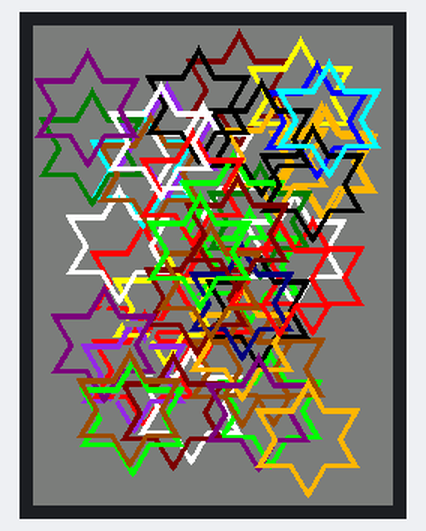
Bench run of a sketch on a simulated ESP32. Shown: 240×320 colour display. Random numbers use the default seed unless the sketch sets one.

Above: at 0.4 s.
At 11.22 s:
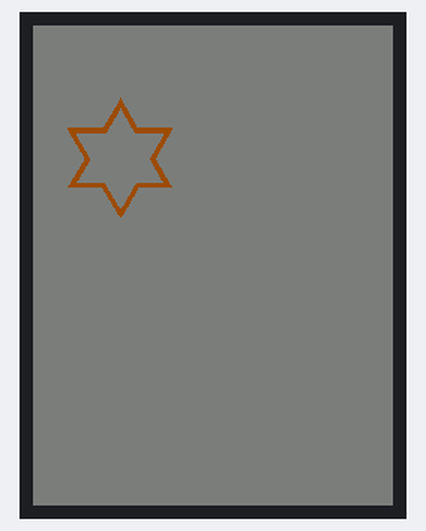
At 16.67 s:
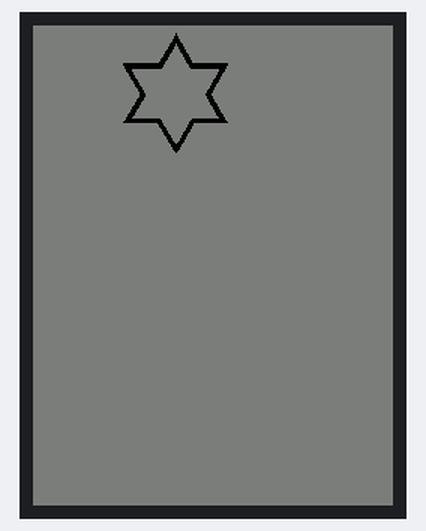
At 22.11 s:
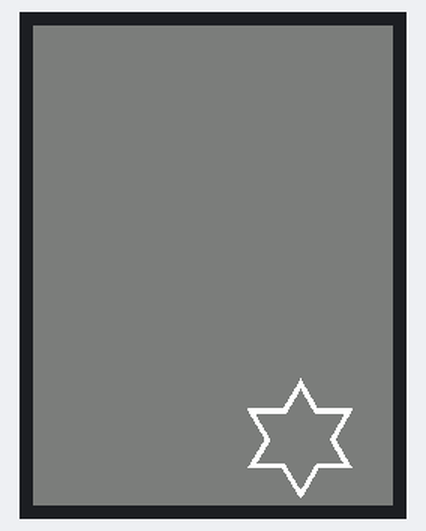
At 27.59 s:
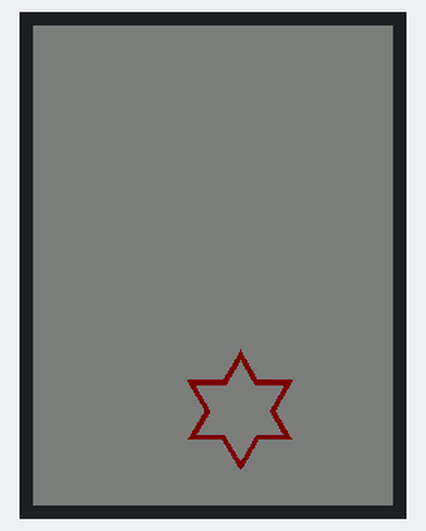
At 38.59 s:
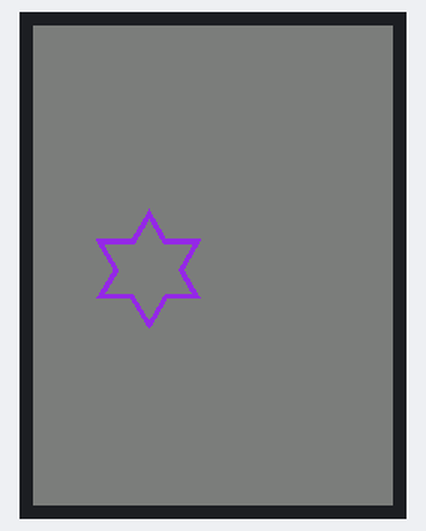

The sketch:

Transparent_Sprite_Demo_4bit.ino
```cpp
/*
  Sketch to show creation of a 4 bit sprite with a transparent
  background, then plot it on the TFT. The palette setup and
  palette update functions are also shown in this example.

  Example for library:
  https://github.com/Bodmer/TFT_eSPI

  A Sprite is notionally an invisible graphics screen that is
  kept in the processors RAM. Graphics can be drawn into the
  Sprite just as it can be drawn directly to the screen. Once
  the Sprite is completed it can be plotted onto the screen in
  any position. If there is sufficient RAM then the Sprite can
  be the same size as the screen and used as a frame buffer.

  A 4 bit Sprite occupies (width * height)/2 bytes in RAM.
  For example the "star" 70x80 Sprite uses 2800 bytes.
*/

// This is the default palette for 4 bit colour sprites
// which is built into the library. You can create your
// own palette (use a different array name!). The palette
// is captured and stored in RAM by the Sprite class so a
// copy does not need to be kept in the sketch.

// The default library palette is stored in FLASH and is called:
//   default_4bit_palette
// To edit colours change the default_4bit_palette array name
// at line 32, then edit line 77 to match new name.
// To setup you own palette edit the next line to //*
  /*
  static const uint16_t default_4bit_palette[] PROGMEM = {
    TFT_BLACK,    //  0  ^
    TFT_BROWN,    //  1  |
    TFT_RED,      //  2  |
    TFT_ORANGE,   //  3  |
    TFT_YELLOW,   //  4  Colours 0-9 follow the resistor colour code!
    TFT_GREEN,    //  5  |
    TFT_BLUE,     //  6  |
    TFT_PURPLE,   //  7  |
    TFT_DARKGREY, //  8  |
    TFT_WHITE,    //  9  v
    TFT_CYAN,     // 10  Blue+green mix
    TFT_MAGENTA,  // 11  Blue+red mix
    TFT_MAROON,   // 12  Darker red colour
    TFT_DARKGREEN,// 13  Darker green colour
    TFT_NAVY,     // 14  Darker blue colour
    TFT_PINK      // 15
  };
  //*/

#include <TFT_eSPI.h>                 // Include the graphics library (this includes the sprite functions)

TFT_eSPI    tft = TFT_eSPI();         // Create object "tft"

TFT_eSprite spr = TFT_eSprite(&tft);  // Create Sprite object "spr" with pointer to "tft" object
// the pointer is used by pushSprite() to push it onto the TFT

void setup(void) {
  Serial.begin(115200);

  tft.init();

  tft.setRotation(0);
}

void loop() {

  tft.fillScreen(TFT_DARKGREY);

  // Set color depth to 4 bits
  spr.setColorDepth(4);
  spr.createSprite(70, 80); // The Sprite MUST be created before setting the palette!

  // Pass the default library palette to the Sprite class
  // Edit palette array name if you use your own palette
  spr.createPalette(default_4bit_palette); // <<<<<<<<<<<<<<<<<<<<<<<<< palette array name

  // If <16 colours are defined then specify how many
  // spr.createPalette(default_4bit_palette, 12);

  // After rendering a Sprite you can change the palette to increase the range of colours
  // plotted to the screen to the full 16 bit set.

  // Change palette colour 11 to violet
  spr.setPaletteColor(11, TFT_VIOLET);

  uint16_t color15 = spr.getPaletteColor(15); // The 16 bit colour in a palette can be read back

  // Draw 50 sprites containing a "transparent" colour
  for (int i = 0; i < 50; i++)
  {
    int x = random(tft.width() - 70);
    int y = random(tft.height() - 80);
    int c = random(15); // Random colour 0-14 (4 bit index into color map).  Leave 15 for transparent.
    drawStar(x, y, c);
  }

  delay(2000);

  // Change the palette to a 16 bit grey scale colour
  for (uint8_t i = 0; i < 16; i++) {
    // (i*16+i) produces a value in range 0-255 for the RGB colours
    //                                   Red    Green    Blue
    spr.setPaletteColor(i, tft.color565(i*16+i, i*16+i, i*16+i));
  }

  // Now go bananas and draw 500 more
  for (int i = 0; i < 500; i++)
  {
    int x = random(tft.width() - 70);
    int y = random(tft.height() - 80);
    int c = random(0x10); // Random colour
    drawStar(x, y, c);
    yield(); // Stop watchdog reset
  }

  // Delete it to free memory, the Sprite copy of the palette is also deleted
  spr.deleteSprite();

  delay(2000);
}

// #########################################################################
// Plot graphics to sprite using defined color and plot to screen
// #########################################################################
void drawStar(int x, int y, int star_color)
{
  // star_color will be in the range 0-14 so that 15 is reserved for the
  // transparent colour

  // Fill Sprite with the chosen "transparent" colour
  spr.fillSprite(15); // Fill with color 15

  // Draw 2 triangles to create a filled in star
  spr.fillTriangle(35,  0, 0, 59, 69, 59, star_color);
  spr.fillTriangle(35, 79, 0, 20, 69, 20, star_color);

  // Punch a star shaped hole in the middle with a smaller transparent star
  spr.fillTriangle(35,  7, 6, 56, 63, 56, 15);
  spr.fillTriangle(35, 73, 6, 24, 63, 24, 15);

  // Push sprite to TFT screen at coordinate x,y (top left corner)
  // Specify what colour from the palette is treated as transparent.
  spr.pushSprite(x, y, 15);
}
```

Measured:
- what the display in image 0 shows lasts 2.0 s, from 0.4 s to 2.4 s
